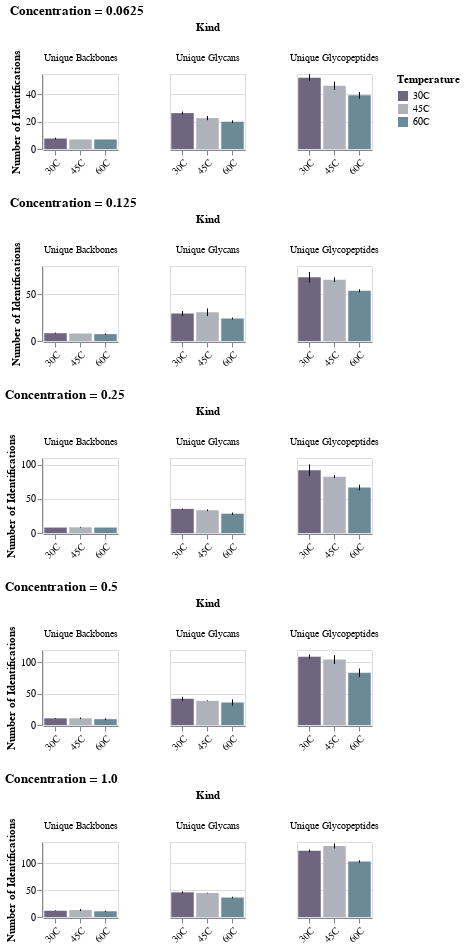

The code cell stored with this chart in its notebook:
### Code cell
all_conc

### Figure 1 — Vega-Lite specification as saved in the notebook (floating-point values rounded to 4 significant figures; data arrays with more than 128 entries replaced by an {"elided": "..."} marker saying what was removed)
{"config": {"view": {"continuousWidth": 400, "continuousHeight": 300}}, "vconcat": [{"facet": {"column": {"type": "nominal", "field": "Kind"}}, "spec": {"layer": [{"mark": "bar", "encoding": {"color": {"type": "nominal", "field": "Temperature", "scale": {"domain": ["30C", "45C", "60C"], "range": ["#6E6581", "#B0B2BB", "#6B8A97"]}}, "x": {"type": "nominal", "axis": {"labelAngle": -45}, "field": "Temperature"}, "y": {"type": "quantitative", "aggregate": "mean", "field": "Values", "title": "Number of Identifications"}}, "height": 75, "width": 75}, {"mark": {"type": "errorbar", "extent": "stdev"}, "encoding": {"x": {"type": "nominal", "axis": {"labelAngle": -45}, "field": "Temperature", "title": ""}, "y": {"type": "quantitative", "aggregate": "mean", "field": "Values", "title": ""}}}]}, "spacing": 50, "title": "Concentration = 0.0625", "transform": [{"filter": "(datum.Concentration === 0.0625)"}]}, {"facet": {"column": {"type": "nominal", "field": "Kind"}}, "spec": {"layer": [{"mark": "bar", "encoding": {"color": {"type": "nominal", "field": "Temperature", "scale": {"domain": ["30C", "45C", "60C"], "range": ["#6E6581", "#B0B2BB", "#6B8A97"]}}, "x": {"type": "nominal", "axis": {"labelAngle": -45}, "field": "Temperature"}, "y": {"type": "quantitative", "aggregate": "mean", "field": "Values", "title": "Number of Identifications"}}, "height": 75, "width": 75}, {"mark": {"type": "errorbar", "extent": "stdev"}, "encoding": {"x": {"type": "nominal", "axis": {"labelAngle": -45}, "field": "Temperature", "title": ""}, "y": {"type": "quantitative", "aggregate": "mean", "field": "Values", "title": ""}}}]}, "spacing": 50, "title": "Concentration = 0.125", "transform": [{"filter": "(datum.Concentration === 0.125)"}]}, {"facet": {"column": {"type": "nominal", "field": "Kind"}}, "spec": {"layer": [{"mark": "bar", "encoding": {"color": {"type": "nominal", "field": "Temperature", "scale": {"domain": ["30C", "45C", "60C"], "range": ["#6E6581", "#B0B2BB", "#6B8A97"]}}, "x": {"type": "nominal", "axis": {"labelAngle": -45}, "field": "Temperature"}, "y": {"type": "quantitative", "aggregate": "mean", "field": "Values", "title": "Number of Identifications"}}, "height": 75, "width": 75}, {"mark": {"type": "errorbar", "extent": "stdev"}, "encoding": {"x": {"type": "nominal", "axis": {"labelAngle": -45}, "field": "Temperature", "title": ""}, "y": {"type": "quantitative", "aggregate": "mean", "field": "Values", "title": ""}}}]}, "spacing": 50, "title": "Concentration = 0.25", "transform": [{"filter": "(datum.Concentration === 0.25)"}]}, {"facet": {"column": {"type": "nominal", "field": "Kind"}}, "spec": {"layer": [{"mark": "bar", "encoding": {"color": {"type": "nominal", "field": "Temperature", "scale": {"domain": ["30C", "45C", "60C"], "range": ["#6E6581", "#B0B2BB", "#6B8A97"]}}, "x": {"type": "nominal", "axis": {"labelAngle": -45}, "field": "Temperature"}, "y": {"type": "quantitative", "aggregate": "mean", "field": "Values", "title": "Number of Identifications"}}, "height": 75, "width": 75}, {"mark": {"type": "errorbar", "extent": "stdev"}, "encoding": {"x": {"type": "nominal", "axis": {"labelAngle": -45}, "field": "Temperature", "title": ""}, "y": {"type": "quantitative", "aggregate": "mean", "field": "Values", "title": ""}}}]}, "spacing": 50, "title": "Concentration = 0.5", "transform": [{"filter": "(datum.Concentration === 0.5)"}]}, {"facet": {"column": {"type": "nominal", "field": "Kind"}}, "spec": {"layer": [{"mark": "bar", "encoding": {"color": {"type": "nominal", "field": "Temperature", "scale": {"domain": ["30C", "45C", "60C"], "range": ["#6E6581", "#B0B2BB", "#6B8A97"]}}, "x": {"type": "nominal", "axis": {"labelAngle": -45}, "field": "Temperature"}, "y": {"type": "quantitative", "aggregate": "mean", "field": "Values", "title": "Number of Identifications"}}, "height": 75, "width": 75}, {"mark": {"type": "errorbar", "extent": "stdev"}, "encoding": {"x": {"type": "nominal", "axis": {"labelAngle": -45}, "field": "Temperature", "title": ""}, "y": {"type": "quantitative", "aggregate": "mean", "field": "Values", "title": ""}}}]}, "spacing": 50, "title": "Concentration = 1.0", "transform": [{"filter": "(datum.Concentration === 1.0)"}]}], "data": {"name": "data-d7c6d3f8dbb6324a90aeb534de8e0386"}, "$schema": "https://vega.github.io/schema/vega-lite/v4.8.1.json", "datasets": {"data-d7c6d3f8dbb6324a90aeb534de8e0386": {"elided": "135 records"}}}
